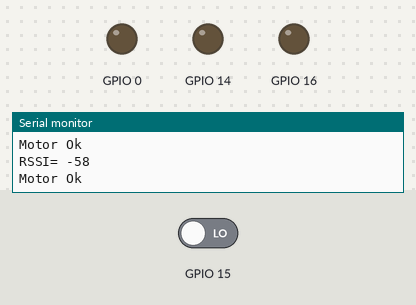
Simulated run of this sketch. Board: ESP8266 (Wemos D1 mini). On the bench: output pins drawn as LEDs (lit = HIGH), the last lines printed to the serial monitor. Inputs (shaded band) come from the test bench; at power-on: GPIO 15 LOW. WiFi joins after 1.5 s; servers stay silent unless stated; the local clock reads 2024-03-15 10:24:30 at power-on unless the sketch sets it; storage starts empty; EEPROM starts erased.

Above: at 15.1 s.
15.2 s: GPIO 15 driven HIGH
At 16.5 s:
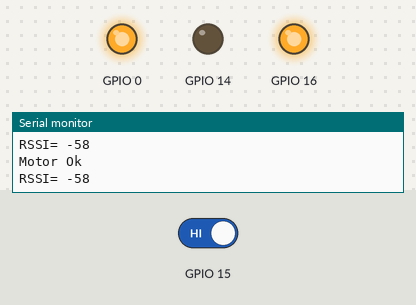
22.7 s: GPIO 15 driven LOW
At 27.2 s:
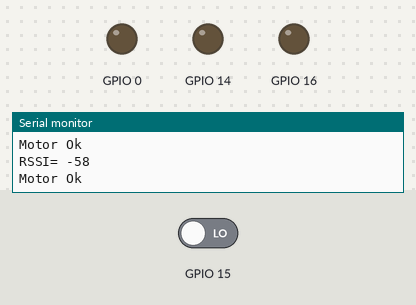
Timing chart, 0 to 41.8 s (numbered marks = the images above; inputs shaded):
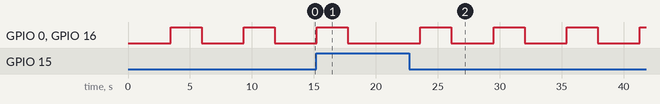

The sketch:

wemos_r1.ino
```cpp
#include <SD.h>
#include <SPI.h>
#include <ESP8266WiFi.h>
#include <Wire.h>
#include <RtcDS1307.h>
#include <EEPROM.h>

File myFile;

RtcDS1307<TwoWire> Rtc(Wire);

#define WIFI_SSID "ESP_WIFI"
#define WIFI_PASSWORD "ESP12345"
#define SSPin 4
#define DIST 100
#define READNS 20
#define countof(a) (sizeof(a) / sizeof(a[0]))

//EEPROM and File IO
int addr_route = 0, addr_file = 10;
int curr_route_val = 0, curr_file_no = 1;
String file_no = String("file");
String file_no1 = "";
String txt = String(".txt");
String route_no = String("Route no: ");
byte high, low;
int rssi = 0, new_rssi, wrt_rssi;
int state=LOW;

//Distance to be travelled in cms
String distance = String(DIST)+String(" cm");
int readings = READNS;

char datestring[25];


void setup()
{
  //Initialize board interfaces
  Serial.begin(115200);
  Serial.println(" ");
  EEPROM.begin(512);

  //Configure pins
  pinMode(14,OUTPUT);
  pinMode(0,OUTPUT);
  pinMode(15, INPUT);

  digitalWrite(14,LOW);
  digitalWrite(0,LOW);

  //Read current route number from EEPROM
  high = EEPROM.read(addr_route);
  low = EEPROM.read(addr_route + 1);
  curr_route_val = (high << 8) + low; //reconstruct the integer
  route_no += curr_route_val;

  //Read current file number from EEPROM
  high = EEPROM.read(addr_file);
  low = EEPROM.read(addr_file + 1);
  curr_file_no = (high << 8) + low; //reconstruct the integer
  file_no += String(curr_file_no);
  file_no += txt;
  file_no1 = String(file_no);

  // Set WiFi to station mode and disconnect from an AP if it was previously  connected
  WiFi.mode(WIFI_STA);
  WiFi.disconnect();
  delay(200);

  // connect to WiFi
  WiFi.begin(WIFI_SSID, WIFI_PASSWORD);
  Serial.print("Connecting to Wi-Fi");

  while (WiFi.status() != WL_CONNECTED)
  {
    Serial.print(".");
    delay(700);
  }
  Serial.println();
  Serial.print("Connected to: ");
  Serial.println(WIFI_SSID);


  Serial.println("Signal log start...");

  //Initialize RTC
  Rtc.Begin();
  delay(200);
  if (!Rtc.GetIsRunning())
  {
    Serial.println("RTC was not actively running, starting now");
    Rtc.SetIsRunning(true);
  }

  //Read date and time into RTC object
  RtcDateTime now = Rtc.GetDateTime();
  snprintf_P(datestring, countof(datestring), PSTR("%02u/%02u/%04u %02u:%02u:%02u"),
             now.Day(), now.Month(), now.Year(), now.Hour(), now.Minute(), now.Second());


  int i = 0;

  //Initialize SD Card
  Serial.print("Initializing SD card...");
  if (!SD.begin(SSPin))
  {
    Serial.println("Initialization failed!");
  }
  else
  {
    Serial.println("Initialization done.");
  }

   //Create new file
  myFile = SD.open(file_no1, FILE_WRITE);

  if (myFile)
  {
    Serial.print("File created on: ");
    Serial.println(datestring);
    Serial.print("File: ");
    Serial.println(file_no1);
    Serial.print("Created for ");
    Serial.println(route_no);

    myFile.print("Created on: ");
    myFile.print(datestring);
    myFile.print(" Created for: ");
    myFile.println(route_no);
  }

  //Take readings till number of reqd
  while (i < readings)
  {
              state = digitalRead(15);
              while(state)
              {
                  state = digitalRead(15);
                  yield();
              }
              yield();
              //Calculate RSSI
              delay(300);
              rssi=WiFi.RSSI();
              delay(300);
              rssi+=WiFi.RSSI();
              delay(300);
              rssi+=WiFi.RSSI();
              new_rssi=rssi/3;

              Serial.print("RSSI= ");
              Serial.println(new_rssi);

              //Write RSSI to file
              wrt_rssi=(-1)*new_rssi;
              myFile.print(wrt_rssi);
              myFile.print(" ");

              //Begin motor rotation
              analogWriteFreq(490);
              analogWrite(16, 511);
              yield();

              digitalWrite(14, LOW);
              digitalWrite(0, HIGH);


              delay(2500);
              yield();

              Serial.println("Motor Ok");
              digitalWrite(14, LOW);
              digitalWrite(0, LOW);
              analogWrite(16, 0);
              yield();
              delay(2500);

              ++i;
  }

  myFile.println();
  myFile.print("Number of readings: ");
  myFile.println(i);
  myFile.print("Distance: ");
  myFile.println(distance);
  myFile.close();

  Serial.println("SD Card Log Completed");
  Serial.println("------------------");

  //Update current file no and route no to EEPROM for future use
  if (curr_route_val == 3)
  {
    curr_route_val = 0;
  }
  else
  {
    curr_route_val += 1;
  }

  curr_file_no += 1;

  EEPROM.write(addr_route, highByte(curr_route_val)); //writing the first half
  EEPROM.write(addr_route + 1, lowByte(curr_route_val)); //writing second half

  Serial.print("Next Route: ");
  Serial.println(curr_route_val);

  EEPROM.write(addr_file, highByte(curr_file_no)); //writing the first half
  EEPROM.write(addr_file + 1, lowByte(curr_file_no)); //writing second half

  Serial.print("New file no: ");
  Serial.println(curr_file_no);

  Serial.println("---- Data written to EEPROM ----");

  EEPROM.commit();

}

void loop()
{
  yield();
}
```

Measured:
- after the input at 15.2 s, GPIO 0, GPIO 16: goes on until 17.7 s, then stays LOW
- after the input at 22.7 s, GPIO 0, GPIO 16: alternates HIGH for 2.5 s and LOW for 3.4 s, starting after 0.90 s
- by itself, GPIO 0, GPIO 16: alternates HIGH for 2.5 s and LOW for 3.4 s
